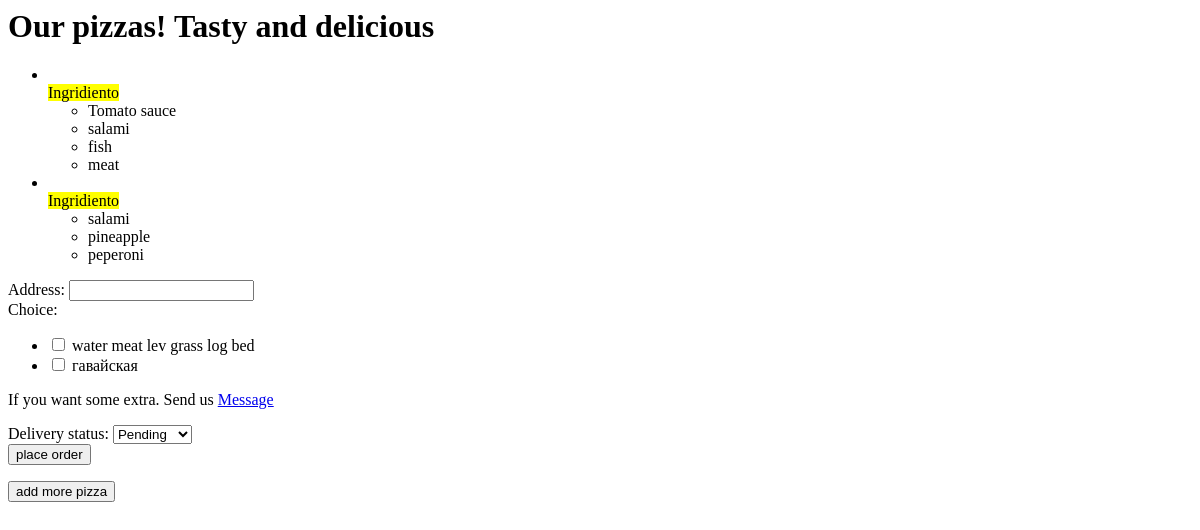
The page /order/create_order/ on the database as committed earlier.
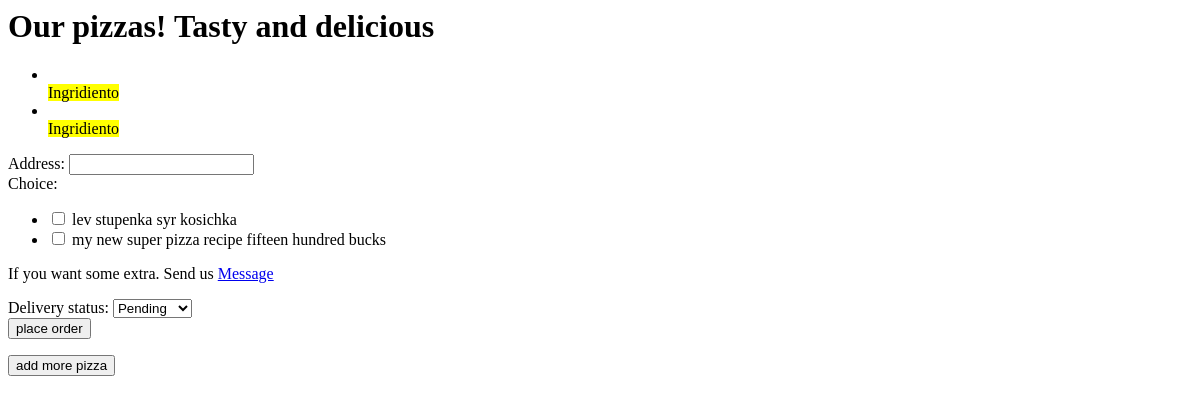
The same page on the database as committed later.
### pizza/models.py (models this page shows, shortened)
class PizzaModel(models.Model):
    name = models.CharField(max_length=50)
    name_slug = models.SlugField(blank=True, null=True)
    toppings = models.ManyToManyField(ToppingsModel, verbose_name='toppings')
    class Meta:
        verbose_name = 'My pizza recipes'
        verbose_name_plural = 'Pizza recipes'

class ToppingsModel(models.Model):
    name = models.CharField(max_length=50)
    class Meta:
        verbose_name = 'Toppings'
        verbose_name_plural = 'Toppings'

### order/views.py (the view, shortened to what this page needs)
# urls.py: path('order/create_order/', create_order, name='create_order'),
def create_order(request, *args, **kwargs):
    pizzas = PizzaModel.objects.all()
    order_form = CreateForm(request.POST or None)
    context = {
        'pizza': pizzas,
        'order_form': order_form
    }
    return render(request, 'order/create_order.html', context=context)

### order/forms.py
class CreateForm(forms.Form):
    address = forms.CharField(required=True)
    choice = forms.ChoiceField(
        choices=PIZZAS,
        help_text='If you want some extra. Send us <a href="#">Message</a>',
        widget=forms.CheckboxSelectMultiple(attrs={'class': 'pizzas'}))
    delivery_status = forms.ChoiceField(
        choices=DEL_STATUS
    )

### templates/order/create_order.html (shortened to what this page needs)
<h1>Our pizzas! Tasty and delicious</h1>
<ul>
    {% for i in pizza %}
        <li>
        </li>
        <div>
            <mark>Ingridiento</mark>
        </div>
        <ul>
            {% for j in i.toppings.all %}
                <li>{{ j.name }}</li>
            {% endfor %}
        </ul>
    {% endfor %}
</ul>
<form action="" method="post" class="form">
    {% for field in order_form %}
        <div>
            {{ field.label_tag }} {{ field }}
        </div>
        {% if field.help_text %}
            <p class="help">{{field.help_text|safe}}</p>
        {% endif %}
    {% endfor %}
    <input type="submit" class="order" value="place order">
</form>
<button class="more">add more pizza</button>

Rows that differ between the two databases and show on the page:
removed ToppingsModel: name "Tomato sauce", shown under PizzaModel (number 1 of 2 on the later page)
removed ToppingsModel: name "salami"
removed ToppingsModel: name "fish", shown under PizzaModel (number 1 of 2 on the later page)
removed ToppingsModel: name "meat", shown under PizzaModel (number 1 of 2 on the later page)
removed ToppingsModel: name "pineapple"
removed ToppingsModel: name "peperoni"
Other text that changed with them:
text no longer shown: "water meat lev grass log bed гавайская"
text now shown: "lev stupenka syr kosichka my new super pizza recipe fifteen hundred bucks"
